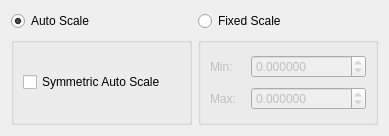
<?xml version="1.0" encoding="UTF-8"?>
<ui version="4.0">
 <class>RescaleColorMap</class>
 <widget class="QDialog" name="RescaleColorMap">
  <property name="geometry">
   <rect>
    <x>0</x>
    <y>0</y>
    <width>389</width>
    <height>136</height>
   </rect>
  </property>
  <property name="sizePolicy">
   <sizepolicy hsizetype="Preferred" vsizetype="Preferred">
    <horstretch>0</horstretch>
    <verstretch>0</verstretch>
   </sizepolicy>
  </property>
  <property name="minimumSize">
   <size>
    <width>389</width>
    <height>136</height>
   </size>
  </property>
  <property name="maximumSize">
   <size>
    <width>16777215</width>
    <height>140</height>
   </size>
  </property>
  <property name="windowTitle">
   <string/>
  </property>
  <layout class="QGridLayout" name="gridLayout">
   <item row="1" column="0">
    <widget class="QGroupBox" name="autoGroupBox_">
     <property name="title">
      <string/>
     </property>
     <property name="checkable">
      <bool>false</bool>
     </property>
     <layout class="QVBoxLayout" name="verticalLayout">
      <item>
       <widget class="QCheckBox" name="symmetricCheckBox_">
        <property name="text">
         <string>Symmetric Auto Scale</string>
        </property>
       </widget>
      </item>
     </layout>
    </widget>
   </item>
   <item row="1" column="1">
    <widget class="QGroupBox" name="fixedGroupBox_">
     <property name="enabled">
      <bool>false</bool>
     </property>
     <property name="title">
      <string/>
     </property>
     <property name="checkable">
      <bool>false</bool>
     </property>
     <property name="checked">
      <bool>false</bool>
     </property>
     <layout class="QGridLayout" name="gridLayout_2">
      <item row="1" column="0">
       <widget class="QLabel" name="label">
        <property name="text">
         <string>Min:</string>
        </property>
       </widget>
      </item>
      <item row="1" column="1">
       <widget class="QDoubleSpinBox" name="minSpinBox_">
        <property name="decimals">
         <number>6</number>
        </property>
        <property name="minimum">
         <double>-999999999.000000000000000</double>
        </property>
        <property name="maximum">
         <double>999999999.000000000000000</double>
        </property>
       </widget>
      </item>
      <item row="2" column="0">
       <widget class="QLabel" name="label_2">
        <property name="text">
         <string>Max:</string>
        </property>
       </widget>
      </item>
      <item row="2" column="1">
       <widget class="QDoubleSpinBox" name="maxSpinBox_">
        <property name="decimals">
         <number>6</number>
        </property>
        <property name="minimum">
         <double>-999999999.000000000000000</double>
        </property>
        <property name="maximum">
         <double>999999999.000000000000000</double>
        </property>
       </widget>
      </item>
     </layout>
    </widget>
   </item>
   <item row="0" column="1">
    <widget class="QRadioButton" name="fixedScaleButton_">
     <property name="text">
      <string>Fixed Scale</string>
     </property>
    </widget>
   </item>
   <item row="0" column="0">
    <widget class="QRadioButton" name="autoScaleButton_">
     <property name="text">
      <string>Auto Scale</string>
     </property>
     <property name="checked">
      <bool>true</bool>
     </property>
    </widget>
   </item>
  </layout>
 </widget>
 <resources/>
 <connections>
  <connection>
   <sender>autoScaleButton_</sender>
   <signal>clicked(bool)</signal>
   <receiver>fixedGroupBox_</receiver>
   <slot>setDisabled(bool)</slot>
   <hints>
    <hint type="sourcelabel">
     <x>91</x>
     <y>17</y>
    </hint>
    <hint type="destinationlabel">
     <x>261</x>
     <y>67</y>
    </hint>
   </hints>
  </connection>
  <connection>
   <sender>fixedScaleButton_</sender>
   <signal>clicked(bool)</signal>
   <receiver>autoGroupBox_</receiver>
   <slot>setDisabled(bool)</slot>
   <hints>
    <hint type="sourcelabel">
     <x>261</x>
     <y>17</y>
    </hint>
    <hint type="destinationlabel">
     <x>91</x>
     <y>67</y>
    </hint>
   </hints>
  </connection>
  <connection>
   <sender>autoScaleButton_</sender>
   <signal>clicked(bool)</signal>
   <receiver>autoGroupBox_</receiver>
   <slot>setEnabled(bool)</slot>
   <hints>
    <hint type="sourcelabel">
     <x>91</x>
     <y>17</y>
    </hint>
    <hint type="destinationlabel">
     <x>91</x>
     <y>67</y>
    </hint>
   </hints>
  </connection>
  <connection>
   <sender>fixedScaleButton_</sender>
   <signal>clicked(bool)</signal>
   <receiver>fixedGroupBox_</receiver>
   <slot>setEnabled(bool)</slot>
   <hints>
    <hint type="sourcelabel">
     <x>261</x>
     <y>17</y>
    </hint>
    <hint type="destinationlabel">
     <x>261</x>
     <y>67</y>
    </hint>
   </hints>
  </connection>
 </connections>
</ui>
